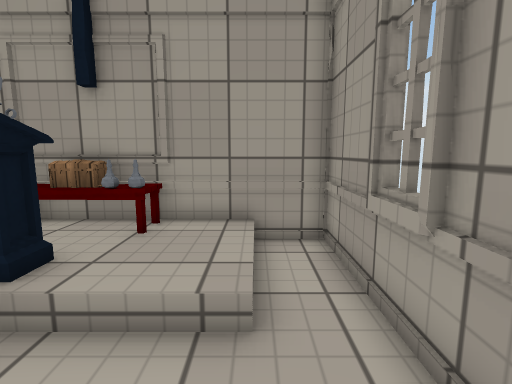
View 1 (above)

14 first-person views from a walk through a 3-D level made in the Unity game engine. The camera is 1.2 m above the floor, tilts 8° down and sees 85° across. Doors are open. The floor is counted in squares, 0.5 m on a side. Each view is taken from the middle of a square. On the plan, view 1 faces up. The plan holds only what a view shows up to about 18 squares ahead; the rest is blank. Some animated figures are not drawn. Some surface patterns are stand-ins.

View 2
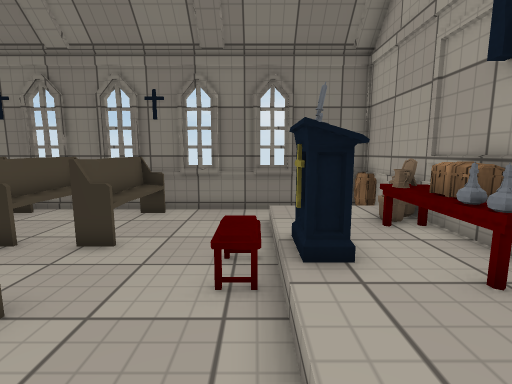

View 3
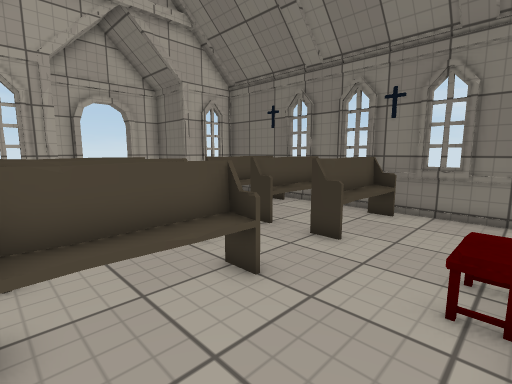

View 4
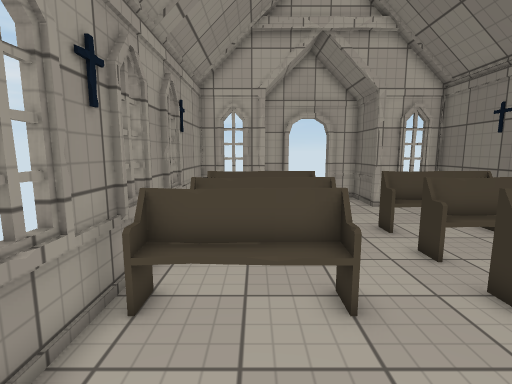

View 5
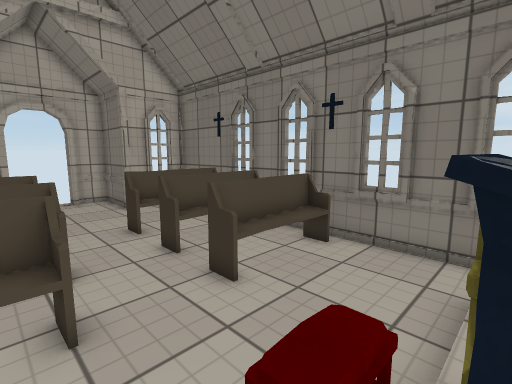

View 6
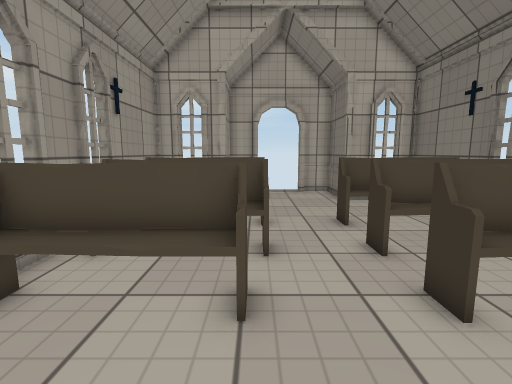

View 7
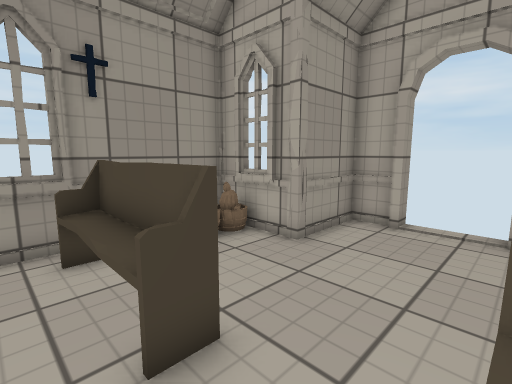

View 8
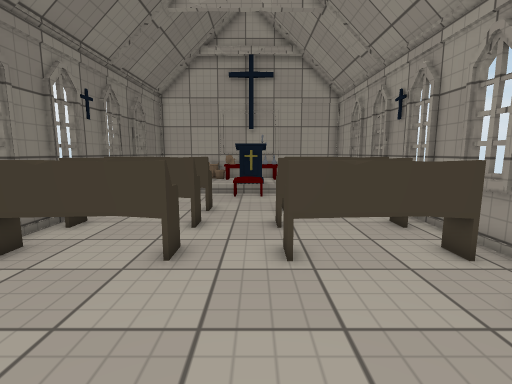

View 9
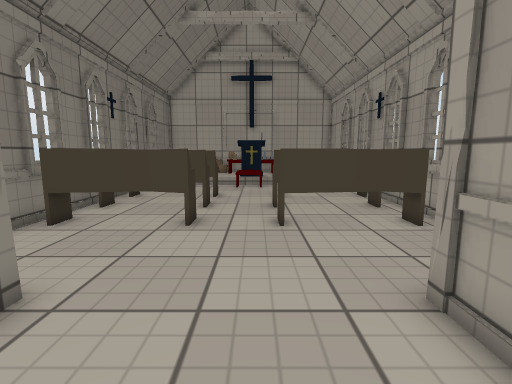

View 10
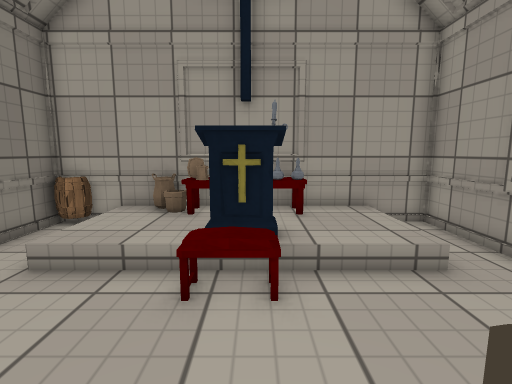

View 11
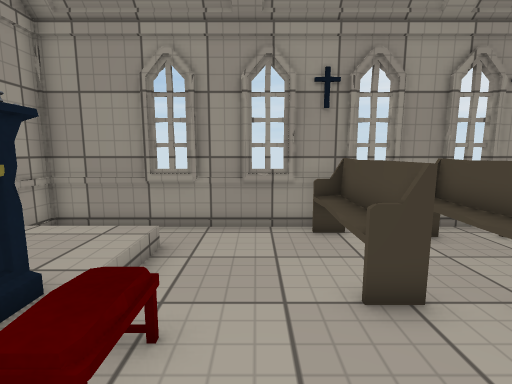

View 12
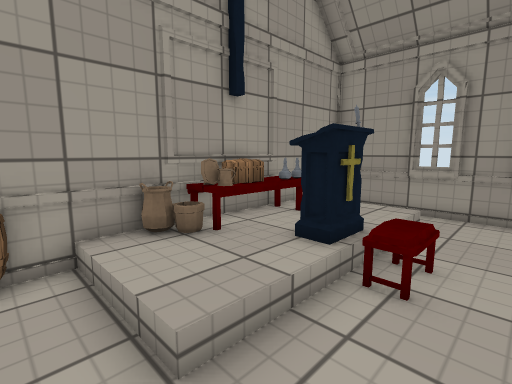

View 13
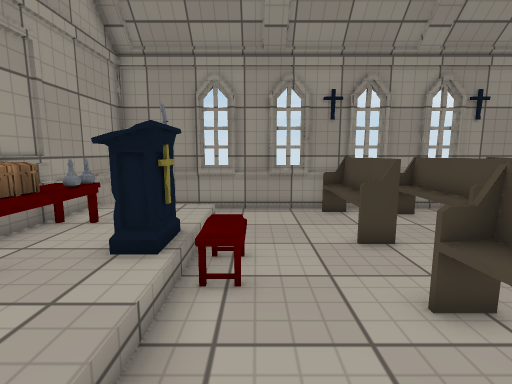

View 14
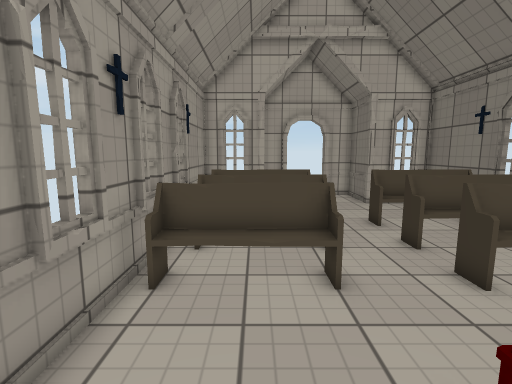

### Floor plan
Key: @ floor where view 1 was taken; # wall or solid block; . main floor; : floor 0.25 m higher than the main floor; + floor 0.75 m higher than the main floor; / step, stairs or slope; D open door; = window, fence, low wall or low ledge; O other object.
Columns run from 11 left of view 1 to 2 right of it. Each row starts with its distance up from view 1.
  8 #O##   #######
  7 #O######+::/.#
  6 #..::::::::/.#
  5 #..:::OO:::/.#
  4 #..:::OOO::/.#
  3 #.....OO.....#
  2 #............#
  1 #............#
  0 #..........@.#
 -1 #OOOOO..OOOOO#
 -2 #OOOOO..OOOOO#
 -3 #O OOO..OOOOO#
 -4 #OOOOO..OOOOO#
 -5 #............#
 -6 #O OOO..OOOOO#
 -7 #OOOOO..OOOOO#
 -8 #............#
 -9 #............#
-10 #...........O#
-11 ####......####
-12    #=.....#
-13    #=.... #
-14    #=#DDD=
-15    ###//##

Positions as (right, up) in squares from view 1, and headings:
1: (0, 0), facing up
2: (1, 3), facing left
3: (1, 3), facing down-left
4: (-1, 4), facing down
5: (-2, 4), facing down-left
6: (-3, 3), facing down
7: (-6, -5), facing down-right
8: (-4, -13), facing up
9: (-4, -15), facing up
10: (-4, -2), facing up
11: (-7, 1), facing right
12: (-10, 1), facing up-right
13: (-10, 2), facing right
14: (-1, 5), facing down
